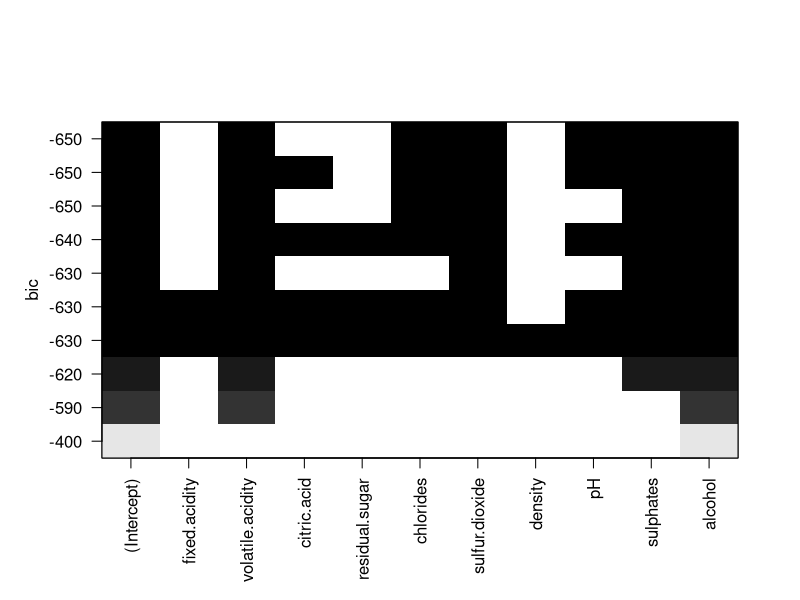
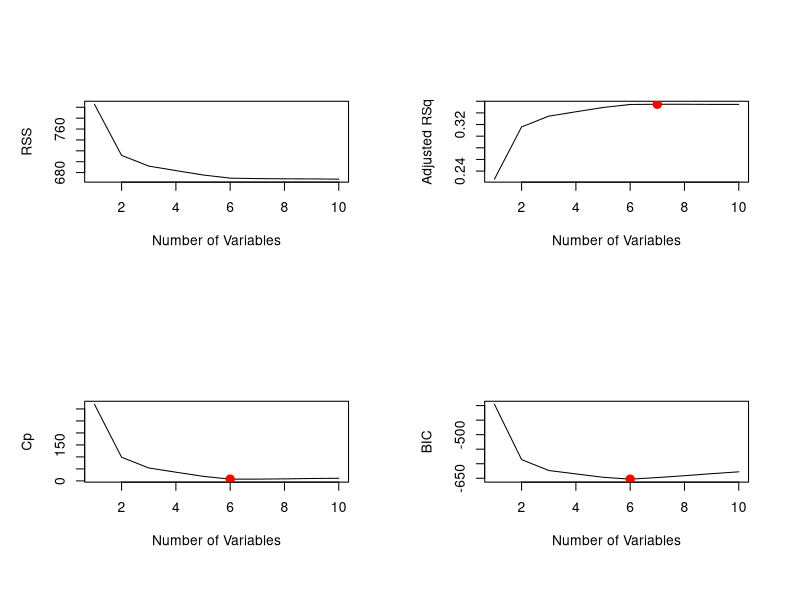
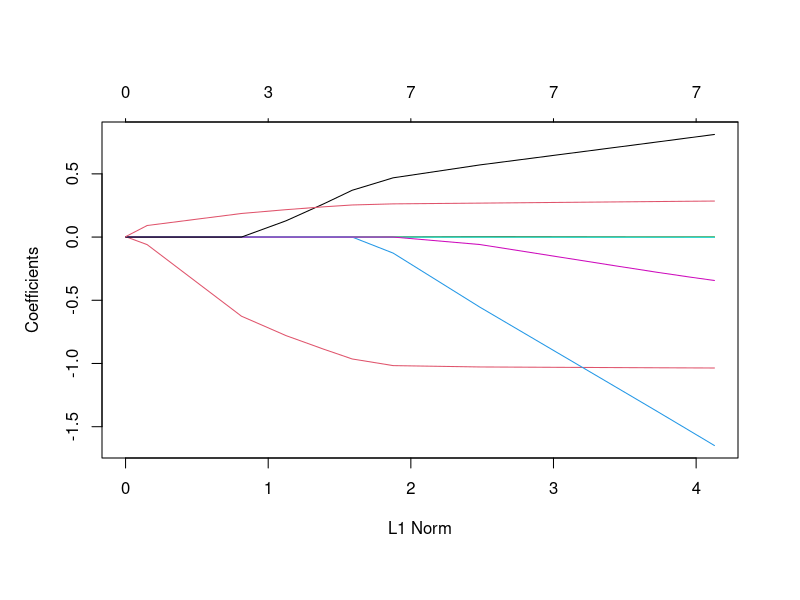
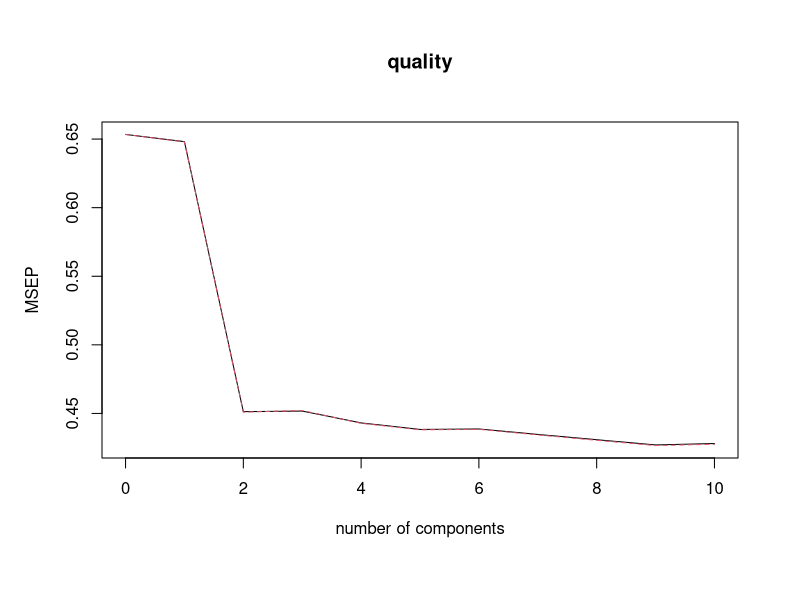

R code for these plots, in order:
# Chapter 6 Code

wine <- read.csv(file = "Data/wine.csv")

# Subset selection ---------------------------------------------------

library(leaps)

#best subset
fit.sub <- regsubsets(quality ~ ., data = wine, nvmax = 10)	
summary(fit.sub)

summary(fit.sub)$adjr2
summary(fit.sub)$cp
summary(fit.sub)$bic

plot(fit.sub, scale = "bic")

reg.summary <- summary(fit.sub)

par(mfrow = c(2,2)) 

plot(reg.summary$rss, xlab = "Number of Variables", ylab = "RSS", type = "l")

plot(reg.summary$adjr2, xlab = "Number of Variables", ylab = "Adjusted RSq", type = "l")
which.max(reg.summary$adjr2)
points(7, reg.summary$adjr2[7], col = "red", cex = 2, pch = 20)

plot(reg.summary$cp, xlab = "Number of Variables", ylab = "Cp", type = "l") 
which.min(reg.summary$cp) 
points(6, reg.summary$cp[6], col = "red", cex = 2, pch = 20) 

plot(reg.summary$bic, xlab = "Number of Variables", ylab = "BIC", type = "l") 
which.min(reg.summary$bic)
points(6, reg.summary$bic[6], col = "red", cex = 2, pch = 20)


#forwards/backwards stepwise
fit.for <- regsubsets(quality ~ ., data = wine, nvmax = 10, method = "forward")
summary(fit.for)

fit.back <- regsubsets(quality ~ ., data = wine, nvmax = 10, method = "backward")
summary(fit.back)

par(mfrow=c(1,1))



# Regularization -----------------------------------------------------

library(glmnet)
set.seed(1)
x <- model.matrix(quality ~ ., wine)[, -1]
y <- wine$quality
grid <- 10^seq(10, -2, length = 100)


#ridge
fit.Ridge <- glmnet(x, y, alpha = 0 , lambda = grid)

fit.Ridge$lambda[75]
coef(fit.Ridge)[, 75]
coef(fit.Ridge, s = fit.Ridge$lambda[75])

predict(fit.Ridge, s = 10, type = "coefficients")

ridge.pred1 <- predict(fit.Ridge, s = fit.Ridge$lambda[75], newx = x)
mean((ridge.pred1 - y)^2)

ridge.pred2 <- predict(fit.Ridge, s = 10, newx = x)
mean((ridge.pred2 - y)^2)
coef(fit.Ridge, s = 10)

ridge.pred3 <- predict(fit.Ridge, newx = x)
dim(ridge.pred3)
head(ridge.pred3)

mean(ridge.pred3[, 75] == ridge.pred1)

summary(ridge.pred1)


#lasso
fit.Lasso <- glmnet(x, y, alpha = 1, lambda = grid)
plot(fit.Lasso)

coef(fit.Lasso, s = fit.Lasso$lambda[75])
coef(fit.Lasso, s = fit.Lasso$lambda[90])
predict(fit.Lasso, s = 0.05, type = "coefficients")
coef(fit.Lasso, s = 0.05)

lasso.pred1 <- predict(fit.Lasso, s = 0.05, newx = x)
mean((lasso.pred1 - y)^2)
summary(lasso.pred1)

lasso.pred2 <- predict(fit.Lasso, s = fit.Lasso$lambda[90], newx = x)
mean((lasso.pred2 - y)^2)
summary(lasso.pred2)

# Dimension reduction ------------------------------------------------

library(pls)
set.seed(100)

fit.PCR <- pcr(quality ~ ., data = wine, scale = TRUE, validation = "CV")
summary(fit.PCR)
validationplot(fit.PCR, val.type = "MSEP")

pred.PCR <- predict(fit.PCR, wine, ncomp = 2)
mean((pred.PCR - wine$quality)^2)
